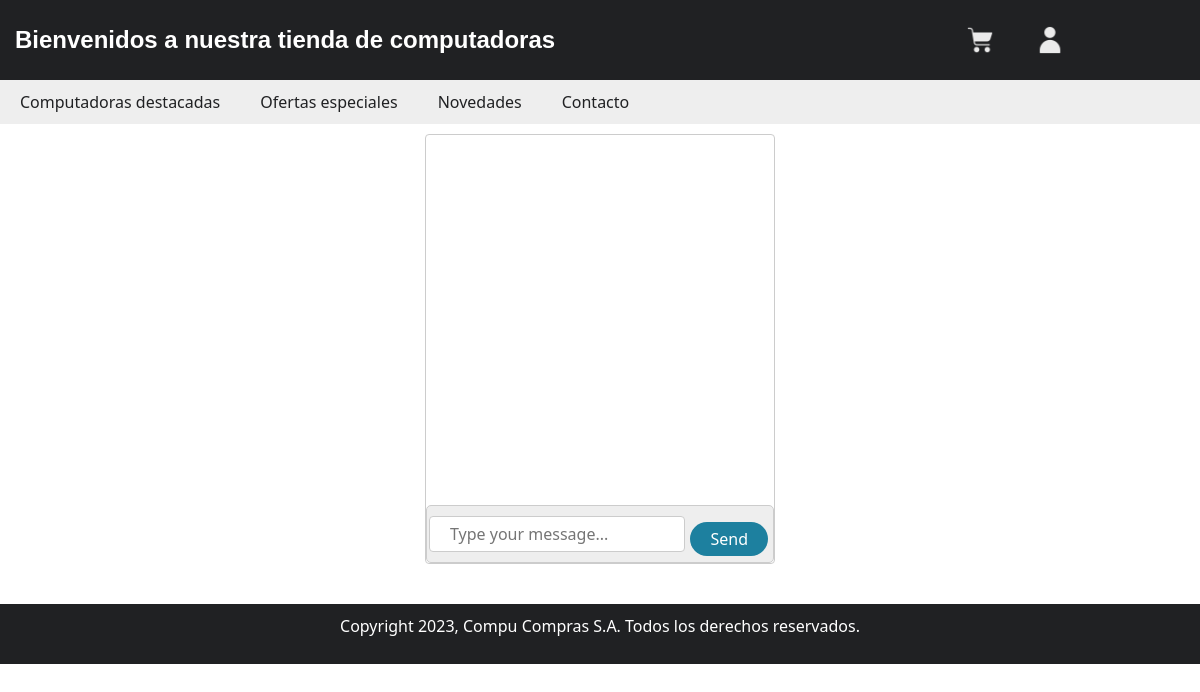
Before: /chat/ (signed in) with the older database file.
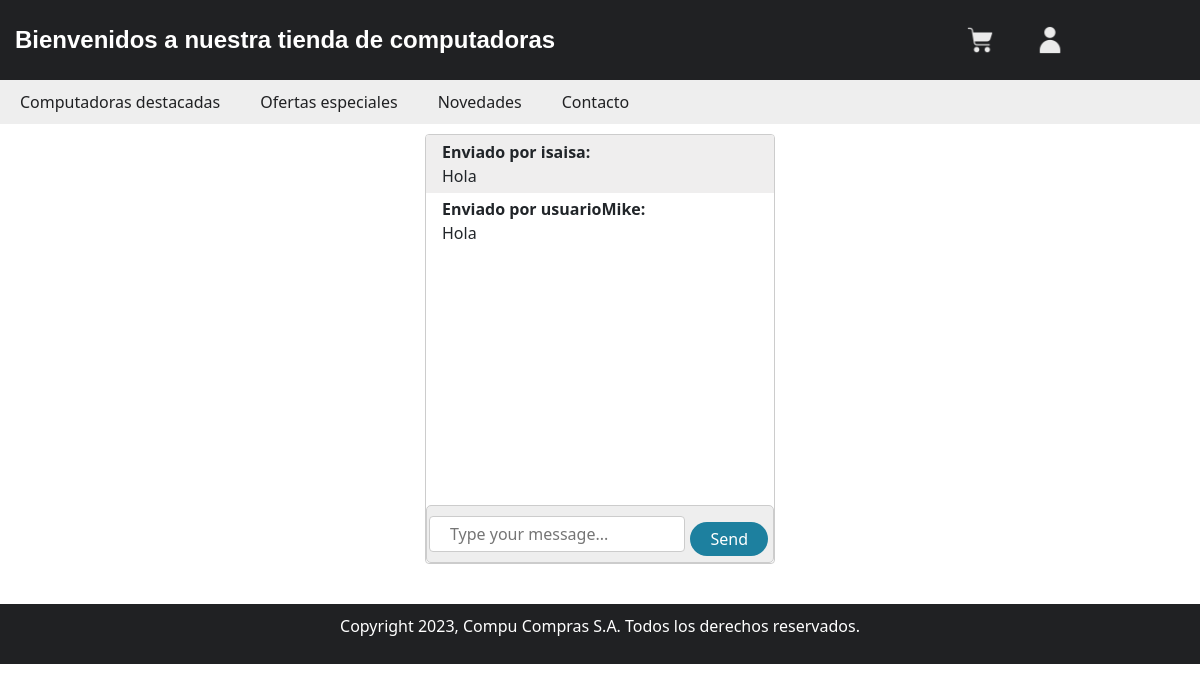
After: the same page with the newer database file.
### chat_app/models.py (models this page shows, shortened)
class Mensaje(models.Model):
    mensaje = models.TextField()
    usuario = models.ForeignKey(User, on_delete=models.CASCADE)

### chat_app/views.py (the view)
# urls.py: path('chat/', views.chat, name='chat'),
@login_required
def chat(request):
    todos_los_mesajes = Mensaje.objects.all()
    return render(request, 'chat.html', {'todos_los_mensajes': todos_los_mesajes})

### chat_app/templates/chat.html (shortened to what this page needs)
{% extends 'base_f.html' %}
{% block content %}
    <main>
        <div class="chat-div">
            <section id="chat" class="chat-container">
                <ul id="messages" style="display: block;">
                    {% for mensaje in todos_los_mensajes %}
                        <li>
                            <div style="font-weight: bold;">Enviado por {{ mensaje.usuario.username }}:</div>
                            <div>{{ mensaje.mensaje }}</div>
                        </li>
                    {% endfor %}
                </ul>
                <form id="message-form">
                    <input type="text" id="message" placeholder="Type your message...">
                    <div class="btn-send-message-div">
                        <button class="btn-send-message" type="submit">Send</button>
                    </div>
                </form>
            </section>
        </div>
    </main>
{% endblock %}

Changed rows visible on the page:
added Mensaje: usuario.username "isaisa", mensaje "Hola"
added Mensaje: usuario.username "usuarioMike", mensaje "Hola"
